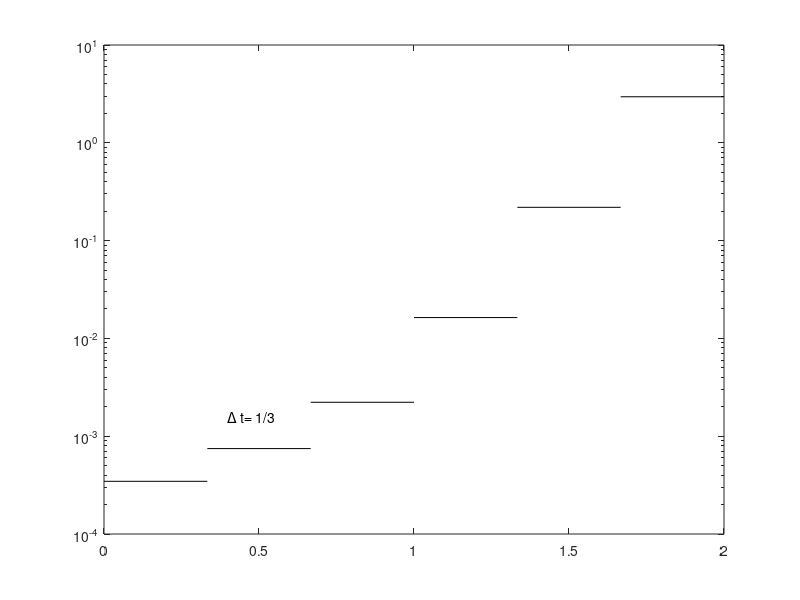

Source code (MATLAB): (Note: this script raises an error after producing the figure.)
%-------------------------------------------------------------------------
%
% File: forward_deltahat.m
% Author: Julia Jankowski
% Date: July 2015
%
% Purpose: Compute the optimal backward error for a modified equation using
%          the forward Euler method
%-------------------------------------------------------------------------

clf
close all

for N= [3,30,300]
    
    y = zeros(2*N+1,1);
    dt = 1/N;
    y(1) = 1;
    
    %forward Euler method
    for k=2:2*N+1
        y(k) = y(k-1)- dt*sqrt(y(k-1));
    end
    
    delta= zeros(2*N,1);
    
    %compute optimal backward error for the forward Euler method 
    %note the additional term
    for k=1:2*N
        delta(k)= 2*(sqrt(y(k))-sqrt(y(k+1)))/dt+1/4*log(y(k+1)/y(k))-1;
    end
    
    tau = linspace(0,2,2*N+1);
    
    semilogy(tau(1:2), [delta(1),delta(1)], 'k-');
    hold on
    
    %plot error on semilog plot
    for k=1:2*N
        if delta(k) == 0,
            break
        end
        semilogy(tau(k:k+1), abs([delta(k),delta(k)]), 'k-');
    end
    
    x1=0.4;
    y1= 10^(-2.8);
    
    str1 = '\Delta t= 1/3';
    txt1 = text(x1,y1,str1)
    txt1.FontSize=14;
    
    x2=0.4;
    y2= 10^(-5.9);
    
    str2 = '\Delta t= 1/30';
    txt2 = text(x2,y2,str2)
    txt2.FontSize=14;
    
    
    x3=0.4;
    y3= 10^(-8.9);
    
    str3 = '\Delta t= 1/300';
    txt3 = text(x3,y3,str3)
    txt3.FontSize=14;
    
end

set(gca,'fontsize', 22);

xlabel('t')
ylabel('$$\hat{\delta}$$','Interpreter','Latex')

axis([0 2 10^(-10) 10^(-2)])

